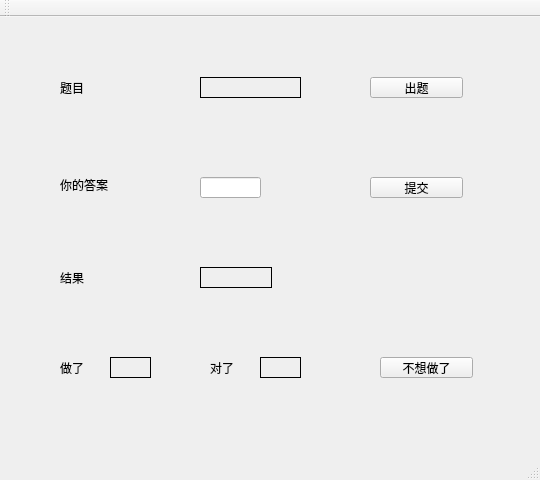
<?xml version="1.0" encoding="UTF-8"?>
<ui version="4.0">
 <class>MainWindow</class>
 <widget class="QMainWindow" name="MainWindow">
  <property name="geometry">
   <rect>
    <x>0</x>
    <y>0</y>
    <width>540</width>
    <height>480</height>
   </rect>
  </property>
  <property name="windowTitle">
   <string>MainWindow</string>
  </property>
  <widget class="QWidget" name="centralWidget">
   <widget class="QLabel" name="label">
    <property name="geometry">
     <rect>
      <x>60</x>
      <y>60</y>
      <width>72</width>
      <height>21</height>
     </rect>
    </property>
    <property name="text">
     <string>题目</string>
    </property>
   </widget>
   <widget class="QLabel" name="label_2">
    <property name="geometry">
     <rect>
      <x>60</x>
      <y>160</y>
      <width>72</width>
      <height>15</height>
     </rect>
    </property>
    <property name="text">
     <string>你的答案</string>
    </property>
   </widget>
   <widget class="QLabel" name="label_3">
    <property name="geometry">
     <rect>
      <x>200</x>
      <y>60</y>
      <width>101</width>
      <height>21</height>
     </rect>
    </property>
    <property name="frameShape">
     <enum>QFrame::Box</enum>
    </property>
    <property name="text">
     <string/>
    </property>
   </widget>
   <widget class="QPushButton" name="pushButton">
    <property name="geometry">
     <rect>
      <x>370</x>
      <y>60</y>
      <width>93</width>
      <height>21</height>
     </rect>
    </property>
    <property name="text">
     <string>出题</string>
    </property>
   </widget>
   <widget class="QPushButton" name="pushButton_2">
    <property name="geometry">
     <rect>
      <x>370</x>
      <y>160</y>
      <width>93</width>
      <height>21</height>
     </rect>
    </property>
    <property name="text">
     <string>提交</string>
    </property>
   </widget>
   <widget class="QPushButton" name="pushButton_3">
    <property name="geometry">
     <rect>
      <x>380</x>
      <y>340</y>
      <width>93</width>
      <height>21</height>
     </rect>
    </property>
    <property name="text">
     <string>不想做了</string>
    </property>
   </widget>
   <widget class="QLineEdit" name="lineEdit">
    <property name="geometry">
     <rect>
      <x>200</x>
      <y>160</y>
      <width>61</width>
      <height>21</height>
     </rect>
    </property>
   </widget>
   <widget class="QLabel" name="label_4">
    <property name="geometry">
     <rect>
      <x>200</x>
      <y>250</y>
      <width>72</width>
      <height>21</height>
     </rect>
    </property>
    <property name="frameShape">
     <enum>QFrame::Box</enum>
    </property>
    <property name="text">
     <string/>
    </property>
   </widget>
   <widget class="QLabel" name="label_5">
    <property name="geometry">
     <rect>
      <x>60</x>
      <y>250</y>
      <width>72</width>
      <height>21</height>
     </rect>
    </property>
    <property name="frameShape">
     <enum>QFrame::NoFrame</enum>
    </property>
    <property name="text">
     <string>结果</string>
    </property>
   </widget>
   <widget class="QLabel" name="label_6">
    <property name="geometry">
     <rect>
      <x>110</x>
      <y>340</y>
      <width>41</width>
      <height>21</height>
     </rect>
    </property>
    <property name="frameShape">
     <enum>QFrame::Box</enum>
    </property>
    <property name="text">
     <string/>
    </property>
   </widget>
   <widget class="QLabel" name="label_7">
    <property name="geometry">
     <rect>
      <x>60</x>
      <y>340</y>
      <width>31</width>
      <height>21</height>
     </rect>
    </property>
    <property name="text">
     <string>做了</string>
    </property>
   </widget>
   <widget class="QLabel" name="label_8">
    <property name="geometry">
     <rect>
      <x>210</x>
      <y>340</y>
      <width>72</width>
      <height>21</height>
     </rect>
    </property>
    <property name="text">
     <string>对了</string>
    </property>
   </widget>
   <widget class="QLabel" name="label_9">
    <property name="geometry">
     <rect>
      <x>260</x>
      <y>340</y>
      <width>41</width>
      <height>21</height>
     </rect>
    </property>
    <property name="frameShape">
     <enum>QFrame::Box</enum>
    </property>
    <property name="text">
     <string/>
    </property>
   </widget>
  </widget>
  <widget class="QMenuBar" name="menuBar">
   <property name="geometry">
    <rect>
     <x>0</x>
     <y>0</y>
     <width>540</width>
     <height>26</height>
    </rect>
   </property>
  </widget>
  <widget class="QToolBar" name="mainToolBar">
   <attribute name="toolBarArea">
    <enum>TopToolBarArea</enum>
   </attribute>
   <attribute name="toolBarBreak">
    <bool>false</bool>
   </attribute>
  </widget>
  <widget class="QStatusBar" name="statusBar"/>
 </widget>
 <layoutdefault spacing="6" margin="11"/>
 <resources/>
 <connections/>
</ui>
